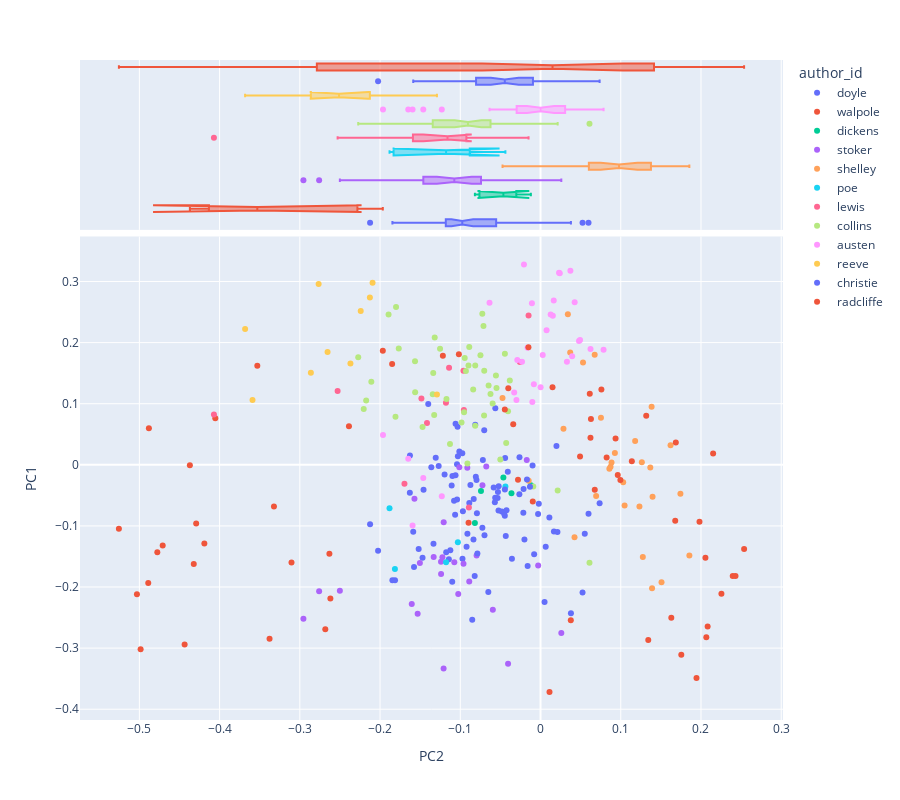

Notebook cell for this chart:
### Markdown cell above
## Question 3:
In the third PC, which author has, by far, the maximum range?

### Answer 3:
**Radcliffe has the largest range along the third PC**

### Code cell
vis_pcs(DCM, 2, 1)

### Figure 1 — Plotly figure (JSON) as saved in the notebook; plotly's stock layout.template omitted (floating-point values rounded to 4 significant figures)
{"data": [{"hovertemplate": "<b>%{hovertext}</b><br><br>author_id=doyle<br>PC2=%{x}<br>PC1=%{y}<extra></extra>", "hovertext": ["doyle: adventures 01", "doyle: adventures 02", "doyle: adventures 03", "doyle: adventures 04", "doyle: adventures 05", "doyle: adventures 06", "doyle: adventures 07", "doyle: adventures 08", "doyle: adventures 09", "doyle: adventures 10", "doyle: adventures 11", "doyle: adventures 12", "doyle: baskervilles 01", "doyle: baskervilles 02", "doyle: baskervilles 03", "doyle: baskervilles 04", "doyle: baskervilles 05", "doyle: baskervilles 06", "doyle: baskervilles 07", "doyle: baskervilles 08", "doyle: baskervilles 09", "doyle: baskervilles 10", "doyle: baskervilles 11", "doyle: baskervilles 12", "doyle: baskervilles 13", "doyle: baskervilles 14", "doyle: baskervilles 15", "doyle: scarlet 01", "doyle: scarlet 02", "doyle: scarlet 03", "doyle: scarlet 04", "doyle: scarlet 05", "doyle: scarlet 06", "doyle: scarlet 07", "doyle: scarlet 08", "doyle: scarlet 09", "doyle: scarlet 10", "doyle: scarlet 11", "doyle: scarlet 12", "doyle: scarlet 13", "doyle: scarlet 14", "doyle: signoffour 01", "doyle: signoffour 02", "doyle: signoffour 03", "doyle: signoffour 04", "doyle: signoffour 05", "doyle: signoffour 06", "doyle: signoffour 07", "doyle: signoffour 08", "doyle: signoffour 09", "doyle: signoffour 10", "doyle: signoffour 11", "doyle: signoffour 12"], "legendgroup": "doyle", "marker": {"color": "#636efa", "symbol": "circle"}, "mode": "markers", "name": "doyle", "orientation": "v", "showlegend": true, "type": "scatter", "x": [-0.1629, -0.1065, -0.1059, -0.09751, -0.08325, -0.1814, -0.104, -0.2124, -0.1577, -0.1399, -0.1627, -0.1458, -0.04079, -0.1041, -0.05689, -0.08064, -0.103, -0.06506, -0.02637, -0.1059, -0.08358, -0.04829, -0.1012, -0.06984, -0.1269, -0.08512, -0.1034, -0.0454, -0.05215, -0.1143, -0.09727, -0.1124, -0.1196, -0.1334, 0.05238, 0.05983, -0.04409, -0.03563, 0.0379, -0.1471, -0.08877, -0.07185, -0.05634, -0.04528, -0.08134, -0.1846, -0.1519, -0.11, -0.01604, -0.1078, 0.005035, -0.09113, -0.1176], "xaxis": "x", "y": [-0.04578, -0.08191, 0.06716, 0.01882, -0.05608, -0.1891, -0.05691, -0.09708, -0.1672, 0.09952, 0.01531, -0.04077, -0.01118, 0.0009452, -0.06128, -0.01944, 0.01408, -0.208, -0.04814, -0.01715, -0.1222, -0.07631, 0.02199, -0.1153, -0.00184, -0.2535, 0.06232, -0.07746, -0.03529, -0.1547, -0.1537, -0.1397, -0.01591, -0.1292, -0.2091, -0.07989, 0.01118, -0.1539, -0.243, -0.1521, -0.0626, 0.007785, 0.09267, -0.0801, 0.0656, -0.1888, -0.1377, -0.1913, -0.1657, -0.05894, -0.2247, -0.113, -0.1432], "yaxis": "y"}, {"alignmentgroup": "True", "hovertemplate": "<b>%{hovertext}</b><br><br>author_id=doyle<br>PC2=%{x}<extra></extra>", "hovertext": ["doyle: adventures 01", "doyle: adventures 02", "doyle: adventures 03", "doyle: adventures 04", "doyle: adventures 05", "doyle: adventures 06", "doyle: adventures 07", "doyle: adventures 08", "doyle: adventures 09", "doyle: adventures 10", "doyle: adventures 11", "doyle: adventures 12", "doyle: baskervilles 01", "doyle: baskervilles 02", "doyle: baskervilles 03", "doyle: baskervilles 04", "doyle: baskervilles 05", "doyle: baskervilles 06", "doyle: baskervilles 07", "doyle: baskervilles 08", "doyle: baskervilles 09", "doyle: baskervilles 10", "doyle: baskervilles 11", "doyle: baskervilles 12", "doyle: baskervilles 13", "doyle: baskervilles 14", "doyle: baskervilles 15", "doyle: scarlet 01", "doyle: scarlet 02", "doyle: scarlet 03", "doyle: scarlet 04", "doyle: scarlet 05", "doyle: scarlet 06", "doyle: scarlet 07", "doyle: scarlet 08", "doyle: scarlet 09", "doyle: scarlet 10", "doyle: scarlet 11", "doyle: scarlet 12", "doyle: scarlet 13", "doyle: scarlet 14", "doyle: signoffour 01", "doyle: signoffour 02", "doyle: signoffour 03", "doyle: signoffour 04", "doyle: signoffour 05", "doyle: signoffour 06", "doyle: signoffour 07", "doyle: signoffour 08", "doyle: signoffour 09", "doyle: signoffour 10", "doyle: signoffour 11", "doyle: signoffour 12"], "legendgroup": "doyle", "marker": {"color": "#636efa", "symbol": "circle"}, "name": "doyle", "notched": true, "offsetgroup": "doyle", "showlegend": false, "type": "box", "x": [-0.1629, -0.1065, -0.1059, -0.09751, -0.08325, -0.1814, -0.104, -0.2124, -0.1577, -0.1399, -0.1627, -0.1458, -0.04079, -0.1041, -0.05689, -0.08064, -0.103, -0.06506, -0.02637, -0.1059, -0.08358, -0.04829, -0.1012, -0.06984, -0.1269, -0.08512, -0.1034, -0.0454, -0.05215, -0.1143, -0.09727, -0.1124, -0.1196, -0.1334, 0.05238, 0.05983, -0.04409, -0.03563, 0.0379, -0.1471, -0.08877, -0.07185, -0.05634, -0.04528, -0.08134, -0.1846, -0.1519, -0.11, -0.01604, -0.1078, 0.005035, -0.09113, -0.1176], "xaxis": "x2", "yaxis": "y2"}, {"hovertemplate": "<b>%{hovertext}</b><br><br>author_id=walpole<br>PC2=%{x}<br>PC1=%{y}<extra></extra>", "hovertext": ["walpole: castleofotranto 01", "walpole: castleofotranto 02", "walpole: castleofotranto 03", "walpole: castleofotranto 04", "walpole: castleofotranto 05"], "legendgroup": "walpole", "marker": {"color": "#EF553B", "symbol": "circle"}, "mode": "markers", "name": "walpole", "orientation": "v", "showlegend": true, "type": "scatter", "x": [-0.437, -0.353, -0.4054, -0.1966, -0.2388], "xaxis": "x", "y": [-0.000669, 0.1622, 0.07613, 0.1866, 0.06304], "yaxis": "y"}, {"alignmentgroup": "True", "hovertemplate": "<b>%{hovertext}</b><br><br>author_id=walpole<br>PC2=%{x}<extra></extra>", "hovertext": ["walpole: castleofotranto 01", "walpole: castleofotranto 02", "walpole: castleofotranto 03", "walpole: castleofotranto 04", "walpole: castleofotranto 05"], "legendgroup": "walpole", "marker": {"color": "#EF553B", "symbol": "circle"}, "name": "walpole", "notched": true, "offsetgroup": "walpole", "showlegend": false, "type": "box", "x": [-0.437, -0.353, -0.4054, -0.1966, -0.2388], "xaxis": "x2", "yaxis": "y2"}, {"hovertemplate": "<b>%{hovertext}</b><br><br>author_id=dickens<br>PC2=%{x}<br>PC1=%{y}<extra></extra>", "hovertext": ["dickens: christmascarole 01", "dickens: christmascarole 02", "dickens: christmascarole 03", "dickens: christmascarole 04", "dickens: christmascarole 05"], "legendgroup": "dickens", "marker": {"color": "#00cc96", "symbol": "circle"}, "mode": "markers", "name": "dickens", "orientation": "v", "showlegend": true, "type": "scatter", "x": [-0.0818, -0.03622, -0.01202, -0.07422, -0.0463], "xaxis": "x", "y": [-0.09513, -0.04641, -0.03347, -0.04268, -0.02076], "yaxis": "y"}, {"alignmentgroup": "True", "hovertemplate": "<b>%{hovertext}</b><br><br>author_id=dickens<br>PC2=%{x}<extra></extra>", "hovertext": ["dickens: christmascarole 01", "dickens: christmascarole 02", "dickens: christmascarole 03", "dickens: christmascarole 04", "dickens: christmascarole 05"], "legendgroup": "dickens", "marker": {"color": "#00cc96", "symbol": "circle"}, "name": "dickens", "notched": true, "offsetgroup": "dickens", "showlegend": false, "type": "box", "x": [-0.0818, -0.03622, -0.01202, -0.07422, -0.0463], "xaxis": "x2", "yaxis": "y2"}, {"hovertemplate": "<b>%{hovertext}</b><br><br>author_id=stoker<br>PC2=%{x}<br>PC1=%{y}<extra></extra>", "hovertext": ["stoker: dracula 01", "stoker: dracula 02", "stoker: dracula 03", "stoker: dracula 04", "stoker: dracula 05", "stoker: dracula 06", "stoker: dracula 07", "stoker: dracula 08", "stoker: dracula 09", "stoker: dracula 10", "stoker: dracula 11", "stoker: dracula 12", "stoker: dracula 13", "stoker: dracula 14", "stoker: dracula 15", "stoker: dracula 16", "stoker: dracula 17", "stoker: dracula 18", "stoker: dracula 19", "stoker: dracula 20", "stoker: dracula 21", "stoker: dracula 22", "stoker: dracula 23", "stoker: dracula 24", "stoker: dracula 25", "stoker: dracula 26", "stoker: dracula 27"], "legendgroup": "stoker", "marker": {"color": "#ab63fa", "symbol": "circle"}, "mode": "markers", "name": "stoker", "orientation": "v", "showlegend": true, "type": "scatter", "x": [-0.04044, -0.2501, -0.2759, -0.2955, -0.01714, -0.002936, 0.02592, -0.1239, -0.09125, -0.1332, -0.1075, -0.1223, -0.1012, -0.07236, -0.124, -0.1026, -0.06762, -0.1571, -0.1605, -0.1207, -0.1531, -0.1504, -0.08884, -0.096, -0.07967, -0.05943, -0.1208], "xaxis": "x", "y": [-0.3257, -0.2062, -0.2069, -0.2521, 0.007717, -0.1649, -0.2752, -0.1789, -0.00469, -0.1509, -0.1594, -0.1512, -0.004062, -0.0334, -0.1585, -0.2113, -0.002714, -0.05557, -0.2279, -0.09389, -0.2439, -0.1606, -0.191, -0.1621, -0.1485, -0.2373, -0.3332], "yaxis": "y"}, {"alignmentgroup": "True", "hovertemplate": "<b>%{hovertext}</b><br><br>author_id=stoker<br>PC2=%{x}<extra></extra>", "hovertext": ["stoker: dracula 01", "stoker: dracula 02", "stoker: dracula 03", "stoker: dracula 04", "stoker: dracula 05", "stoker: dracula 06", "stoker: dracula 07", "stoker: dracula 08", "stoker: dracula 09", "stoker: dracula 10", "stoker: dracula 11", "stoker: dracula 12", "stoker: dracula 13", "stoker: dracula 14", "stoker: dracula 15", "stoker: dracula 16", "stoker: dracula 17", "stoker: dracula 18", "stoker: dracula 19", "stoker: dracula 20", "stoker: dracula 21", "stoker: dracula 22", "stoker: dracula 23", "stoker: dracula 24", "stoker: dracula 25", "stoker: dracula 26", "stoker: dracula 27"], "legendgroup": "stoker", "marker": {"color": "#ab63fa", "symbol": "circle"}, "name": "stoker", "notched": true, "offsetgroup": "stoker", "showlegend": false, "type": "box", "x": [-0.04044, -0.2501, -0.2759, -0.2955, -0.01714, -0.002936, 0.02592, -0.1239, -0.09125, -0.1332, -0.1075, -0.1223, -0.1012, -0.07236, -0.124, -0.1026, -0.06762, -0.1571, -0.1605, -0.1207, -0.1531, -0.1504, -0.08884, -0.096, -0.07967, -0.05943, -0.1208], "xaxis": "x2", "yaxis": "y2"}, {"hovertemplate": "<b>%{hovertext}</b><br><br>author_id=shelley<br>PC2=%{x}<br>PC1=%{y}<extra></extra>", "hovertext": ["shelley: frankenstein 29", "shelley: frankenstein 30", "shelley: frankenstein 31", "shelley: frankenstein 32", "shelley: frankenstein 33", "shelley: frankenstein 34", "shelley: frankenstein 35", "shelley: frankenstein 36", "shelley: frankenstein 37", "shelley: frankenstein 38", "shelley: frankenstein 39", "shelley: frankenstein 40", "shelley: frankenstein 41", "shelley: frankenstein 42", "shelley: frankenstein 43", "shelley: frankenstein 44", "shelley: frankenstein 45", "shelley: frankenstein 46", "shelley: frankenstein 47", "shelley: frankenstein 48", "shelley: frankenstein 49", "shelley: frankenstein 50", "shelley: frankenstein 51", "shelley: frankenstein 52", "shelley: frankenstein 53", "shelley: frankenstein 54", "shelley: frankenstein 55", "shelley: frankenstein 56"], "legendgroup": "shelley", "marker": {"color": "#FFA15A", "symbol": "circle"}, "mode": "markers", "name": "shelley", "orientation": "v", "showlegend": true, "type": "scatter", "x": [0.1368, 0.05297, 0.0286, 0.08581, 0.03408, 0.09268, 0.07532, 0.08728, -0.01475, 0.06752, 0.08852, -0.04736, 0.1396, 0.139, 0.1275, 0.1263, 0.1179, 0.03699, 0.1621, 0.1855, 0.103, 0.1744, 0.1233, 0.1508, 0.06932, 0.1385, 0.04239, 0.1048], "xaxis": "x", "y": [-0.004553, 0.1676, 0.05886, -0.006273, 0.2466, 0.01928, 0.07686, -0.003297, -0.02595, 0.1803, 0.003617, 0.1093, -0.05237, -0.2019, -0.151, 0.004092, 0.03908, 0.184, 0.0322, -0.1486, -0.0287, -0.04742, -0.06832, -0.1922, -0.05111, 0.0949, -0.1184, -0.06647], "yaxis": "y"}, {"alignmentgroup": "True", "hovertemplate": "<b>%{hovertext}</b><br><br>author_id=shelley<br>PC2=%{x}<extra></extra>", "hovertext": ["shelley: frankenstein 29", "shelley: frankenstein 30", "shelley: frankenstein 31", "shelley: frankenstein 32", "shelley: frankenstein 33", "shelley: frankenstein 34", "shelley: frankenstein 35", "shelley: frankenstein 36", "shelley: frankenstein 37", "shelley: frankenstein 38", "shelley: frankenstein 39", "shelley: frankenstein 40", "shelley: frankenstein 41", "shelley: frankenstein 42", "shelley: frankenstein 43", "shelley: frankenstein 44", "shelley: frankenstein 45", "shelley: frankenstein 46", "shelley: frankenstein 47", "shelley: frankenstein 48", "shelley: frankenstein 49", "shelley: frankenstein 50", "shelley: frankenstein 51", "shelley: frankenstein 52", "shelley: frankenstein 53", "shelley: frankenstein 54", "shelley: frankenstein 55", "shelley: frankenstein 56"], "legendgroup": "shelley", "marker": {"color": "#FFA15A", "symbol": "circle"}, "name": "shelley", "notched": true, "offsetgroup": "shelley", "showlegend": false, "type": "box", "x": [0.1368, 0.05297, 0.0286, 0.08581, 0.03408, 0.09268, 0.07532, 0.08728, -0.01475, 0.06752, 0.08852, -0.04736, 0.1396, 0.139, 0.1275, 0.1263, 0.1179, 0.03699, 0.1621, 0.1855, 0.103, 0.1744, 0.1233, 0.1508, 0.06932, 0.1385, 0.04239, 0.1048], "xaxis": "x2", "yaxis": "y2"}, {"hovertemplate": "<b>%{hovertext}</b><br><br>author_id=poe<br>PC2=%{x}<br>PC1=%{y}<extra></extra>", "hovertext": ["poe: marieroget 01", "poe: pitandpendulum 01", "poe: reddeath 01", "poe: ruemorgue 01", "poe: usher 01"], "legendgroup": "poe", "marker": {"color": "#19d3f3", "symbol": "circle"}, "mode": "markers", "name": "poe", "orientation": "v", "showlegend": true, "type": "scatter", "x": [-0.04377, -0.1177, -0.1815, -0.1882, -0.103], "xaxis": "x", "y": [-0.03562, -0.1594, -0.1705, -0.0711, -0.1266], "yaxis": "y"}, {"alignmentgroup": "True", "hovertemplate": "<b>%{hovertext}</b><br><br>author_id=poe<br>PC2=%{x}<extra></extra>", "hovertext": ["poe: marieroget 01", "poe: pitandpendulum 01", "poe: reddeath 01", "poe: ruemorgue 01", "poe: usher 01"], "legendgroup": "poe", "marker": {"color": "#19d3f3", "symbol": "circle"}, "name": "poe", "notched": true, "offsetgroup": "poe", "showlegend": false, "type": "box", "x": [-0.04377, -0.1177, -0.1815, -0.1882, -0.103], "xaxis": "x2", "yaxis": "y2"}, {"hovertemplate": "<b>%{hovertext}</b><br><br>author_id=lewis<br>PC2=%{x}<br>PC1=%{y}<extra></extra>", "hovertext": ["lewis: monk 01", "lewis: monk 02", "lewis: monk 03", "lewis: monk 04", "lewis: monk 05", "lewis: monk 06", "lewis: monk 07", "lewis: monk 08", "lewis: monk 09", "lewis: monk 10", "lewis: monk 11", "lewis: monk 12"], "legendgroup": "lewis", "marker": {"color": "#FF6692", "symbol": "circle"}, "mode": "markers", "name": "lewis", "orientation": "v", "showlegend": true, "type": "scatter", "x": [-0.114, -0.0257, -0.1484, -0.4071, -0.01493, -0.09607, -0.1415, -0.1179, -0.2529, -0.1696, -0.09553, -0.0893], "xaxis": "x", "y": [0.159, 0.1683, 0.1084, 0.08226, 0.2444, 0.1541, 0.06863, 0.1015, 0.1209, -0.03094, 0.08958, -0.06971], "yaxis": "y"}, {"alignmentgroup": "True", "hovertemplate": "<b>%{hovertext}</b><br><br>author_id=lewis<br>PC2=%{x}<extra></extra>", "hovertext": ["lewis: monk 01", "lewis: monk 02", "lewis: monk 03", "lewis: monk 04", "lewis: monk 05", "lewis: monk 06", "lewis: monk 07", "lewis: monk 08", "lewis: monk 09", "lewis: monk 10", "lewis: monk 11", "lewis: monk 12"], "legendgroup": "lewis", "marker": {"color": "#FF6692", "symbol": "circle"}, "name": "lewis", "notched": true, "offsetgroup": "lewis", "showlegend": false, "type": "box", "x": [-0.114, -0.0257, -0.1484, -0.4071, -0.01493, -0.09607, -0.1415, -0.1179, -0.2529, -0.1696, -0.09553, -0.0893], "xaxis": "x2", "yaxis": "y2"}, {"hovertemplate": "<b>%{hovertext}</b><br><br>author_id=collins<br>PC2=%{x}<br>PC1=%{y}<extra></extra>", "hovertext": ["collins: moonstone 44", "collins: moonstone 45", "collins: moonstone 46", "collins: moonstone 47", "collins: moonstone 48", "collins: moonstone 49", "collins: moonstone 50", "collins: moonstone 51", "collins: moonstone 52", "collins: moonstone 53", "collins: moonstone 54", "collins: moonstone 55", "collins: moonstone 56", "collins: moonstone 57", "collins: moonstone 58", "collins: moonstone 59", "collins: moonstone 60", "collins: moonstone 61", "collins: moonstone 62", "collins: moonstone 63", "collins: moonstone 64", "collins: moonstone 65", "collins: moonstone 66", "collins: moonstone 67", "collins: moonstone 68", "collins: moonstone 69", "collins: moonstone 70", "collins: moonstone 71", "collins: moonstone 72", "collins: moonstone 73", "collins: moonstone 74", "collins: moonstone 75", "collins: moonstone 76", "collins: moonstone 77", "collins: moonstone 78", "collins: moonstone 79", "collins: moonstone 80", "collins: moonstone 81", "collins: moonstone 82", "collins: moonstone 83", "collins: moonstone 84", "collins: moonstone 85", "collins: moonstone 86", "collins: moonstone 87", "collins: moonstone 88", "collins: moonstone 89"], "legendgroup": "collins", "marker": {"color": "#B6E880", "symbol": "circle"}, "mode": "markers", "name": "collins", "orientation": "v", "showlegend": true, "type": "scatter", "x": [-0.05009, -0.08391, -0.04441, -0.04052, -0.04281, -0.07111, -0.0898, -0.09111, -0.07015, -0.06235, -0.09532, -0.2173, -0.1172, -0.1564, -0.1325, 0.02138, -0.1563, -0.09844, -0.08143, 0.06104, -0.09448, -0.1319, -0.1252, -0.08882, -0.2272, -0.2109, -0.1767, -0.2203, -0.08138, -0.03827, -0.1894, -0.1801, -0.07254, -0.06471, -0.093, -0.05558, -0.05967, -0.009014, -0.1343, -0.07486, -0.1337, -0.147, -0.05487, -0.07034, -0.1808, -0.1128], "xaxis": "x", "y": [0.008779, 0.1232, 0.1817, 0.08781, 0.03579, 0.2274, 0.1626, 0.00195, 0.154, 0.1157, 0.08591, 0.1054, 0.1077, 0.1697, 0.08153, -0.04196, 0.1186, 0.06945, 0.0641, -0.1601, 0.175, 0.2084, 0.1902, 0.1927, 0.1761, 0.1361, 0.1905, 0.09118, 0.1627, 0.1382, 0.246, 0.2584, 0.2473, 0.1299, 0.1534, 0.1463, 0.1002, -0.03545, 0.1155, 0.1794, 0.1503, 0.06198, 0.1256, 0.08055, 0.0786, 0.03405], "yaxis": "y"}, {"alignmentgroup": "True", "hovertemplate": "<b>%{hovertext}</b><br><br>author_id=collins<br>PC2=%{x}<extra></extra>", "hovertext": ["collins: moonstone 44", "collins: moonstone 45", "collins: moonstone 46", "collins: moonstone 47", "collins: moonstone 48", "collins: moonstone 49", "collins: moonstone 50", "collins: moonstone 51", "collins: moonstone 52", "collins: moonstone 53", "collins: moonstone 54", "collins: moonstone 55", "collins: moonstone 56", "collins: moonstone 57", "collins: moonstone 58", "collins: moonstone 59", "collins: moonstone 60", "collins: moonstone 61", "collins: moonstone 62", "collins: moonstone 63", "collins: moonstone 64", "collins: moonstone 65", "collins: moonstone 66", "collins: moonstone 67", "collins: moonstone 68", "collins: moonstone 69", "collins: moonstone 70", "collins: moonstone 71", "collins: moonstone 72", "collins: moonstone 73", "collins: moonstone 74", "collins: moonstone 75", "collins: moonstone 76", "collins: moonstone 77", "collins: moonstone 78", "collins: moonstone 79", "collins: moonstone 80", "collins: moonstone 81", "collins: moonstone 82", "collins: moonstone 83", "collins: moonstone 84", "collins: moonstone 85", "collins: moonstone 86", "collins: moonstone 87", "collins: moonstone 88", "collins: moonstone 89"], "legendgroup": "collins", "marker": {"color": "#B6E880", "symbol": "circle"}, "name": "collins", "notched": true, "offsetgroup": "collins", "showlegend": false, "type": "box", "x": [-0.05009, -0.08391, -0.04441, -0.04052, -0.04281, -0.07111, -0.0898, -0.09111, -0.07015, -0.06235, -0.09532, -0.2173, -0.1172, -0.1564, -0.1325, 0.02138, -0.1563, -0.09844, -0.08143, 0.06104, -0.09448, -0.1319, -0.1252, -0.08882, -0.2272, -0.2109, -0.1767, -0.2203, -0.08138, -0.03827, -0.1894, -0.1801, -0.07254, -0.06471, -0.093, -0.05558, -0.05967, -0.009014, -0.1343, -0.07486, -0.1337, -0.147, -0.05487, -0.07034, -0.1808, -0.1128], "xaxis": "x2", "yaxis": "y2"}, {"hovertemplate": "<b>%{hovertext}</b><br><br>author_id=austen<br>PC2=%{x}<br>PC1=%{y}<extra></extra>", "hovertext": ["austen: northangerabbey 01", "austen: northangerabbey 02", "austen: northangerabbey 03", "austen: northangerabbey 04", "austen: northangerabbey 05", "austen: northangerabbey 06", "austen: northangerabbey 07", "austen: northangerabbey 08", "austen: northangerabbey 09", "austen: northangerabbey 10", "austen: northangerabbey 11", "austen: northangerabbey 12", "austen: northangerabbey 13", "austen: northangerabbey 14", "austen: northangerabbey 15", "austen: northangerabbey 16", "austen: northangerabbey 17", "austen: northangerabbey 18", "austen: northangerabbey 19", "austen: northangerabbey 20", "austen: northangerabbey 21", "austen: northangerabbey 22", "austen: northangerabbey 23", "austen: northangerabbey 24", "austen: northangerabbey 25", "austen: northangerabbey 26", "austen: northangerabbey 27", "austen: northangerabbey 28", "austen: northangerabbey 29", "austen: northangerabbey 30", "austen: northangerabbey 31"], "legendgroup": "austen", "marker": {"color": "#FF97FF", "symbol": "circle"}, "mode": "markers", "name": "austen", "orientation": "v", "showlegend": true, "type": "scatter", "x": [0.03941, 0.002746, -0.02308, 0.04795, 0.0329, -0.03003, 0.0001081, 0.01535, -0.03283, 0.01263, -0.1648, -0.008289, -0.06355, -0.01616, 0.02309, 0.03724, 0.07859, 0.01646, 0.04256, -0.123, -0.1595, -0.0102, -0.1461, -0.1963, 0.02401, 0.0623, 0.007571, -0.02896, 0.04925, -0.02064, -0.01072], "xaxis": "x", "y": [0.1778, 0.1797, 0.1688, 0.2026, 0.1687, 0.1062, 0.1268, 0.2438, 0.1183, 0.2461, 0.009917, 0.1318, 0.2653, 0.1915, 0.3142, 0.3175, 0.1884, 0.2689, 0.2661, -0.05152, -0.09945, 0.1028, -0.02162, 0.04895, 0.3135, 0.1895, 0.2204, 0.1715, 0.2042, 0.328, 0.2646], "yaxis": "y"}, {"alignmentgroup": "True", "hovertemplate": "<b>%{hovertext}</b><br><br>author_id=austen<br>PC2=%{x}<extra></extra>", "hovertext": ["austen: northangerabbey 01", "austen: northangerabbey 02", "austen: northangerabbey 03", "austen: northangerabbey 04", "austen: northangerabbey 05", "austen: northangerabbey 06", "austen: northangerabbey 07", "austen: northangerabbey 08", "austen: northangerabbey 09", "austen: northangerabbey 10", "austen: northangerabbey 11", "austen: northangerabbey 12", "austen: northangerabbey 13", "austen: northangerabbey 14", "austen: northangerabbey 15", "austen: northangerabbey 16", "austen: northangerabbey 17", "austen: northangerabbey 18", "austen: northangerabbey 19", "austen: northangerabbey 20", "austen: northangerabbey 21", "austen: northangerabbey 22", "austen: northangerabbey 23", "austen: northangerabbey 24", "austen: northangerabbey 25", "austen: northangerabbey 26", "austen: northangerabbey 27", "austen: northangerabbey 28", "austen: northangerabbey 29", "austen: northangerabbey 30", "austen: northangerabbey 31"], "legendgroup": "austen", "marker": {"color": "#FF97FF", "symbol": "circle"}, "name": "austen", "notched": true, "offsetgroup": "austen", "showlegend": false, "type": "box", "x": [0.03941, 0.002746, -0.02308, 0.04795, 0.0329, -0.03003, 0.0001081, 0.01535, -0.03283, 0.01263, -0.1648, -0.008289, -0.06355, -0.01616, 0.02309, 0.03724, 0.07859, 0.01646, 0.04256, -0.123, -0.1595, -0.0102, -0.1461, -0.1963, 0.02401, 0.0623, 0.007571, -0.02896, 0.04925, -0.02064, -0.01072], "xaxis": "x2", "yaxis": "y2"}, {"hovertemplate": "<b>%{hovertext}</b><br><br>author_id=reeve<br>PC2=%{x}<br>PC1=%{y}<extra></extra>", "hovertext": ["reeve: oldenglishbaron 01", "reeve: oldenglishbaron 02", "reeve: oldenglishbaron 03", "reeve: oldenglishbaron 04", "reeve: oldenglishbaron 05", "reeve: oldenglishbaron 06", "reeve: oldenglishbaron 07", "reeve: oldenglishbaron 08", "reeve: oldenglishbaron 09", "reeve: oldenglishbaron 10"], "legendgroup": "reeve", "marker": {"color": "#FECB52", "symbol": "circle"}, "mode": "markers", "name": "reeve", "orientation": "v", "showlegend": true, "type": "scatter", "x": [-0.2654, -0.2241, -0.3589, -0.2369, -0.2862, -0.2127, -0.3682, -0.2766, -0.2093, -0.1291], "xaxis": "x", "y": [0.1848, 0.2518, 0.1062, 0.1658, 0.1505, 0.2737, 0.2223, 0.2958, 0.2981, 0.1149], "yaxis": "y"}, {"alignmentgroup": "True", "hovertemplate": "<b>%{hovertext}</b><br><br>author_id=reeve<br>PC2=%{x}<extra></extra>", "hovertext": ["reeve: oldenglishbaron 01", "reeve: oldenglishbaron 02", "reeve: oldenglishbaron 03", "reeve: oldenglishbaron 04", "reeve: oldenglishbaron 05", "reeve: oldenglishbaron 06", "reeve: oldenglishbaron 07", "reeve: oldenglishbaron 08", "reeve: oldenglishbaron 09", "reeve: oldenglishbaron 10"], "legendgroup": "reeve", "marker": {"color": "#FECB52", "symbol": "circle"}, "name": "reeve", "notched": true, "offsetgroup": "reeve", "showlegend": false, "type": "box", "x": [-0.2654, -0.2241, -0.3589, -0.2369, -0.2862, -0.2127, -0.3682, -0.2766, -0.2093, -0.1291], "xaxis": "x2", "yaxis": "y2"}, {"hovertemplate": "<b>%{hovertext}</b><br><br>author_id=christie<br>PC2=%{x}<br>PC1=%{y}<extra></extra>", "hovertext": ["christie: secretadversary 01", "christie: secretadversary 02", "christie: secretadversary 03", "christie: secretadversary 04", "christie: secretadversary 05", "christie: secretadversary 06", "christie: secretadversary 07", "christie: secretadversary 08", "christie: secretadversary 09", "christie: secretadversary 10", "christie: secretadversary 11", "christie: secretadversary 12", "christie: secretadversary 13", "christie: secretadversary 14", "christie: secretadversary 15", "christie: secretadversary 16", "christie: secretadversary 17", "christie: secretadversary 18", "christie: secretadversary 19", "christie: secretadversary 20", "christie: secretadversary 21", "christie: secretadversary 22", "christie: secretadversary 23", "christie: secretadversary 24", "christie: secretadversary 25", "christie: secretadversary 26", "christie: secretadversary 27", "christie: secretadversary 28", "christie: styles 01", "christie: styles 02", "christie: styles 03", "christie: styles 04", "christie: styles 05", "christie: styles 06", "christie: styles 07", "christie: styles 08", "christie: styles 09", "christie: styles 10", "christie: styles 11", "christie: styles 12", "christie: styles 13"], "legendgroup": "christie", "marker": {"color": "#636efa", "symbol": "circle"}, "mode": "markers", "name": "christie", "orientation": "v", "showlegend": true, "type": "scatter", "x": [0.01987, -0.05237, 0.0211, -0.02111, -0.02621, -0.0445, -0.02004, -0.07928, -0.05347, -0.05839, -0.007946, -0.04331, -0.07868, -0.04445, -0.02141, -0.07247, -0.08204, 0.006463, 0.01102, 0.05516, -0.00213, -0.01689, -0.04239, 0.0167, -0.09215, -0.09676, -0.01314, 0.07366, -0.009935, -0.05307, -0.2024, -0.1587, -0.1107, -0.08738, -0.05649, -0.1361, -0.003047, -0.07976, -0.1306, -0.1098, -0.07016], "xaxis": "x", "y": [0.03098, -0.0748, -0.1101, -0.03946, 0.01224, -0.08331, -0.1223, -0.07915, -0.05448, -0.03715, -0.1462, -0.1164, -0.1453, -0.04025, -0.07836, -0.1031, -0.1819, -0.134, -0.08612, -0.1129, -0.06371, -0.024, -0.07431, -0.1093, -0.1342, -0.0758, -0.03586, -0.06281, -0.001194, -0.04456, -0.1408, -0.1094, -0.03366, -0.0331, -0.05405, -0.004137, -0.08052, -0.02467, 0.01139, -0.01811, 0.05647], "yaxis": "y"}, {"alignmentgroup": "True", "hovertemplate": "<b>%{hovertext}</b><br><br>author_id=christie<br>PC2=%{x}<extra></extra>", "hovertext": ["christie: secretadversary 01", "christie: secretadversary 02", "christie: secretadversary 03", "christie: secretadversary 04", "christie: secretadversary 05", "christie: secretadversary 06", "christie: secretadversary 07", "christie: secretadversary 08", "christie: secretadversary 09", "christie: secretadversary 10", "christie: secretadversary 11", "christie: secretadversary 12", "christie: secretadversary 13", "christie: secretadversary 14", "christie: secretadversary 15", "christie: secretadversary 16", "christie: secretadversary 17", "christie: secretadversary 18", "christie: secretadversary 19", "christie: secretadversary 20", "christie: secretadversary 21", "christie: secretadversary 22", "christie: secretadversary 23", "christie: secretadversary 24", "christie: secretadversary 25", "christie: secretadversary 26", "christie: secretadversary 27", "christie: secretadversary 28", "christie: styles 01", "christie: styles 02", "christie: styles 03", "christie: styles 04", "christie: styles 05", "christie: styles 06", "christie: styles 07", "christie: styles 08", "christie: styles 09", "christie: styles 10", "christie: styles 11", "christie: styles 12", "christie: styles 13"], "legendgroup": "christie", "marker": {"color": "#636efa", "symbol": "circle"}, "name": "christie", "notched": true, "offsetgroup": "christie", "showlegend": false, "type": "box", "x": [0.01987, -0.05237, 0.0211, -0.02111, -0.02621, -0.0445, -0.02004, -0.07928, -0.05347, -0.05839, -0.007946, -0.04331, -0.07868, -0.04445, -0.02141, -0.07247, -0.08204, 0.006463, 0.01102, 0.05516, -0.00213, -0.01689, -0.04239, 0.0167, -0.09215, -0.09676, -0.01314, 0.07366, -0.009935, -0.05307, -0.2024, -0.1587, -0.1107, -0.08738, -0.05649, -0.1361, -0.003047, -0.07976, -0.1306, -0.1098, -0.07016], "xaxis": "x2", "yaxis": "y2"}, {"hovertemplate": "<b>%{hovertext}</b><br><br>author_id=radcliffe<br>PC2=%{x}<br>PC1=%{y}<extra></extra>", "hovertext": ["radcliffe: udolpho 01", "radcliffe: udolpho 02", "radcliffe: udolpho 03", "radcliffe: udolpho 04", "radcliffe: udolpho 05", "radcliffe: udolpho 06", "radcliffe: udolpho 07", "radcliffe: udolpho 08", "radcliffe: udolpho 09", "radcliffe: udolpho 10", "radcliffe: udolpho 11", "radcliffe: udolpho 12", "radcliffe: udolpho 13", "radcliffe: udolpho 14", "radcliffe: udolpho 15", "radcliffe: udolpho 16", "radcliffe: udolpho 17", "radcliffe: udolpho 18", "radcliffe: udolpho 19", "radcliffe: udolpho 20", "radcliffe: udolpho 21", "radcliffe: udolpho 22", "radcliffe: udolpho 23", "radcliffe: udolpho 24", "radcliffe: udolpho 25", "radcliffe: udolpho 26", "radcliffe: udolpho 27", "radcliffe: udolpho 28", "radcliffe: udolpho 29", "radcliffe: udolpho 30", "radcliffe: udolpho 31", "radcliffe: udolpho 32", "radcliffe: udolpho 33", "radcliffe: udolpho 34", "radcliffe: udolpho 35", "radcliffe: udolpho 36", "radcliffe: udolpho 37", "radcliffe: udolpho 38", "radcliffe: udolpho 39", "radcliffe: udolpho 40", "radcliffe: udolpho 41", "radcliffe: udolpho 42", "radcliffe: udolpho 43", "radcliffe: udolpho 44", "radcliffe: udolpho 45", "radcliffe: udolpho 46", "radcliffe: udolpho 47", "radcliffe: udolpho 48", "radcliffe: udolpho 49", "radcliffe: udolpho 50", "radcliffe: udolpho 51", "radcliffe: udolpho 52", "radcliffe: udolpho 53", "radcliffe: udolpho 54", "radcliffe: udolpho 55", "radcliffe: udolpho 56", "radcliffe: udolpho 57"], "legendgroup": "radcliffe", "marker": {"color": "#EF553B", "symbol": "circle"}, "mode": "markers", "name": "radcliffe", "orientation": "v", "showlegend": true, "type": "scatter", "x": [0.2537, 0.09351, 0.2083, 0.1755, 0.2396, 0.243, 0.08237, 0.1679, 0.1138, 0.06225, 0.06284, -0.1018, -0.04447, 0.2066, 0.1343, 0.04925, -0.1849, -0.4436, -0.4889, -0.4881, 0.1317, -0.5255, -0.4776, -0.4292, -0.4322, -0.503, -0.4709, -0.419, -0.2619, -0.3322, -0.3377, 0.163, -0.4984, -0.2683, 0.2255, 0.1944, 0.1686, 0.07588, 0.01497, 0.06139, -0.009652, -0.2631, 0.03774, -0.3104, 0.09956, -0.03403, -0.01507, 0.0676, 0.2151, 0.0112, 0.09627, -0.08972, 0.1981, -0.04016, -0.1217, 0.2055, -0.02807], "xaxis": "x", "y": [-0.1377, 0.0432, -0.2645, -0.3111, -0.1821, -0.1819, 0.01191, -0.0914, 0.005819, 0.04424, 0.07488, 0.181, 0.09051, -0.2823, -0.2868, 0.0138, 0.1651, -0.2939, -0.1933, 0.05969, 0.08025, -0.1045, -0.1431, -0.09626, -0.1624, -0.2119, -0.132, -0.1289, -0.219, -0.06818, -0.2846, -0.2503, -0.302, -0.269, -0.2111, -0.349, 0.03666, 0.1235, 0.1269, 0.1164, -0.06019, -0.1455, -0.2545, -0.1598, -0.02469, 0.0663, 0.1925, -0.04069, 0.01847, -0.372, -0.01687, -0.09492, -0.09312, 0.1254, 0.1785, -0.1521, -0.02442], "yaxis": "y"}, {"alignmentgroup": "True", "hovertemplate": "<b>%{hovertext}</b><br><br>author_id=radcliffe<br>PC2=%{x}<extra></extra>", "hovertext": ["radcliffe: udolpho 01", "radcliffe: udolpho 02", "radcliffe: udolpho 03", "radcliffe: udolpho 04", "radcliffe: udolpho 05", "radcliffe: udolpho 06", "radcliffe: udolpho 07", "radcliffe: udolpho 08", "radcliffe: udolpho 09", "radcliffe: udolpho 10", "radcliffe: udolpho 11", "radcliffe: udolpho 12", "radcliffe: udolpho 13", "radcliffe: udolpho 14", "radcliffe: udolpho 15", "radcliffe: udolpho 16", "radcliffe: udolpho 17", "radcliffe: udolpho 18", "radcliffe: udolpho 19", "radcliffe: udolpho 20", "radcliffe: udolpho 21", "radcliffe: udolpho 22", "radcliffe: udolpho 23", "radcliffe: udolpho 24", "radcliffe: udolpho 25", "radcliffe: udolpho 26", "radcliffe: udolpho 27", "radcliffe: udolpho 28", "radcliffe: udolpho 29", "radcliffe: udolpho 30", "radcliffe: udolpho 31", "radcliffe: udolpho 32", "radcliffe: udolpho 33", "radcliffe: udolpho 34", "radcliffe: udolpho 35", "radcliffe: udolpho 36", "radcliffe: udolpho 37", "radcliffe: udolpho 38", "radcliffe: udolpho 39", "radcliffe: udolpho 40", "radcliffe: udolpho 41", "radcliffe: udolpho 42", "radcliffe: udolpho 43", "radcliffe: udolpho 44", "radcliffe: udolpho 45", "radcliffe: udolpho 46", "radcliffe: udolpho 47", "radcliffe: udolpho 48", "radcliffe: udolpho 49", "radcliffe: udolpho 50", "radcliffe: udolpho 51", "radcliffe: udolpho 52", "radcliffe: udolpho 53", "radcliffe: udolpho 54", "radcliffe: udolpho 55", "radcliffe: udolpho 56", "radcliffe: udolpho 57"], "legendgroup": "radcliffe", "marker": {"color": "#EF553B", "symbol": "circle"}, "name": "radcliffe", "notched": true, "offsetgroup": "radcliffe", "showlegend": false, "type": "box", "x": [0.2537, 0.09351, 0.2083, 0.1755, 0.2396, 0.243, 0.08237, 0.1679, 0.1138, 0.06225, 0.06284, -0.1018, -0.04447, 0.2066, 0.1343, 0.04925, -0.1849, -0.4436, -0.4889, -0.4881, 0.1317, -0.5255, -0.4776, -0.4292, -0.4322, -0.503, -0.4709, -0.419, -0.2619, -0.3322, -0.3377, 0.163, -0.4984, -0.2683, 0.2255, 0.1944, 0.1686, 0.07588, 0.01497, 0.06139, -0.009652, -0.2631, 0.03774, -0.3104, 0.09956, -0.03403, -0.01507, 0.0676, 0.2151, 0.0112, 0.09627, -0.08972, 0.1981, -0.04016, -0.1217, 0.2055, -0.02807], "xaxis": "x2", "yaxis": "y2"}], "layout": {"height": 800, "legend": {"title": {"text": "author_id"}, "tracegroupgap": 0}, "margin": {"t": 60}, "xaxis": {"anchor": "y", "domain": [0, 1], "title": {"text": "PC2"}}, "xaxis2": {"anchor": "y2", "domain": [0, 1], "matches": "x", "showgrid": true, "showticklabels": false}, "yaxis": {"anchor": "x", "domain": [0, 0.7326], "title": {"text": "PC1"}}, "yaxis2": {"anchor": "x2", "domain": [0.7426, 1], "matches": "y2", "showgrid": false, "showline": false, "showticklabels": false, "ticks": ""}}}
